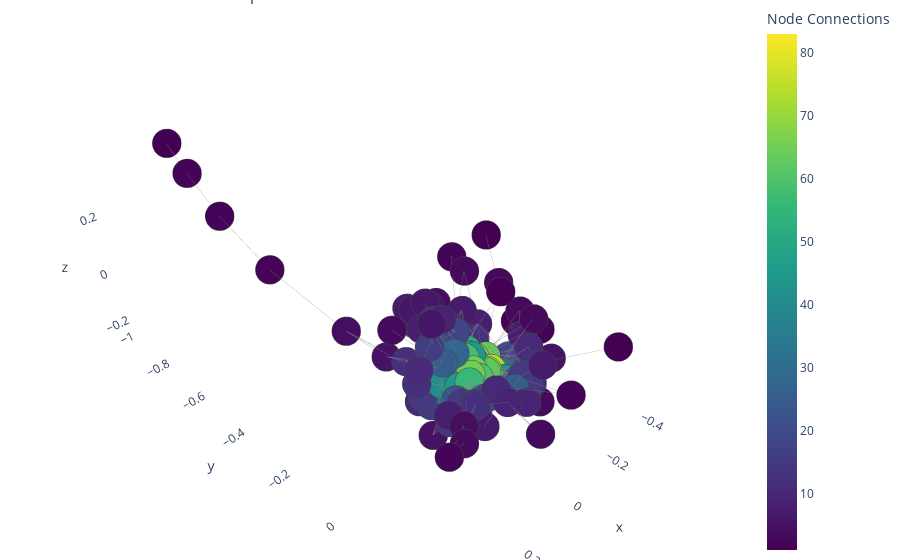

The notebook cell saved with this chart:
### Code cell
# Step 1: Get the node positions using a 3D layout
# Use a random layout with three dimensions
pos = nx.spring_layout(G, dim=3)

# Step 2: Extract edge traces for visualization
edge_x = []
edge_y = []
edge_z = []
for edge in G.edges():
    x0, y0, z0 = pos[edge[0]]
    x1, y1, z1 = pos[edge[1]]
    edge_x.extend([x0, x1, None])
    edge_y.extend([y0, y1, None])
    edge_z.extend([z0, z1, None])

edge_trace = go.Scatter3d(
    x=edge_x, y=edge_y, z=edge_z,
    line=dict(width=0.5, color='#888'),
    hoverinfo='none',
    mode='lines'
)

# Step 3: Extract node traces for visualization
node_x = []
node_y = []
node_z = []
for node in G.nodes():
    x, y, z = pos[node]
    node_x.append(x)
    node_y.append(y)
    node_z.append(z)

node_trace = go.Scatter3d(
    x=node_x, y=node_y, z=node_z,
    mode='markers',
    hoverinfo='text',
    marker=dict(
        size=10,
        color=[],
        colorscale='Viridis',  # Set color scale
        colorbar=dict(title="Node Connections"),
        line_width=1
    )
)

# Step 4: Add labels and colors to nodes
node_text = []
for node in G.nodes():
    node_text.append(f"Node {node}")
    # Example: Setting color based on degree
    node_trace.marker.color = [G.degree[n] for n in G.nodes()]

node_trace.text = node_text

# Step 5: Create the figure and plot
fig = go.Figure(data=[edge_trace, node_trace],
                layout=go.Layout(
                    title='3D Trade Network',
                    titlefont_size=16,
                    showlegend=False,
                    margin=dict(l=0, r=0, t=0, b=0),
                    scene=dict(
                        xaxis=dict(showbackground=False),
                        yaxis=dict(showbackground=False),
                        zaxis=dict(showbackground=False)
                    )
                ))

fig.show()

### Figure 1 — Plotly figure (JSON) as saved in the notebook; plotly's stock layout.template omitted (floating-point values rounded to 4 significant figures; data arrays with more than 128 entries replaced by an {"elided": "..."} marker saying what was removed)
{"data": [{"hoverinfo": "none", "line": {"color": "#888", "width": 0.5}, "mode": "lines", "type": "scatter3d", "x": {"elided": "8406 float values"}, "y": {"elided": "8406 float values"}, "z": {"elided": "8406 float values"}}, {"hoverinfo": "text", "marker": {"color": {"elided": "190 int values"}, "colorbar": {"title": {"text": "Node Connections"}}, "colorscale": [[0, "#440154"], [0.1111, "#482878"], [0.2222, "#3e4989"], [0.3333, "#31688e"], [0.4444, "#26828e"], [0.5556, "#1f9e89"], [0.6667, "#35b779"], [0.7778, "#6ece58"], [0.8889, "#b5de2b"], [1, "#fde725"]], "line": {"width": 1}, "size": 10}, "mode": "markers", "text": {"elided": "190 str values"}, "type": "scatter3d", "x": {"elided": "190 float values"}, "y": {"elided": "190 float values"}, "z": {"elided": "190 float values"}}], "layout": {"margin": {"b": 0, "l": 0, "r": 0, "t": 0}, "scene": {"xaxis": {"showbackground": false}, "yaxis": {"showbackground": false}, "zaxis": {"showbackground": false}}, "showlegend": false, "title": {"font": {"size": 16}, "text": "3D Interactive Network Graph"}}}
